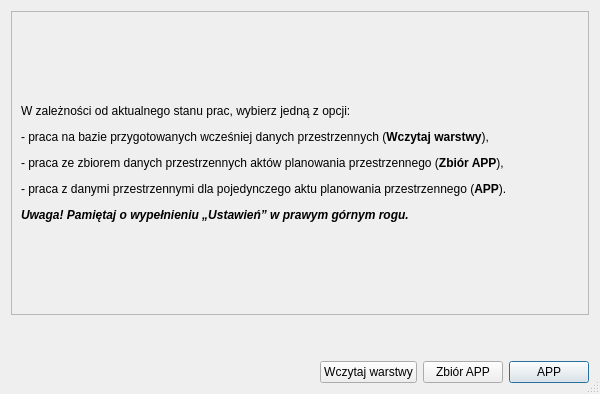
<?xml version="1.0" encoding="UTF-8"?>
<ui version="4.0">
 <class>Dialog</class>
 <widget class="QDialog" name="Dialog">
  <property name="enabled">
   <bool>true</bool>
  </property>
  <property name="geometry">
   <rect>
    <x>0</x>
    <y>0</y>
    <width>600</width>
    <height>394</height>
   </rect>
  </property>
  <property name="minimumSize">
   <size>
    <width>600</width>
    <height>300</height>
   </size>
  </property>
  <property name="windowTitle">
   <string>Dialog</string>
  </property>
  <property name="sizeGripEnabled">
   <bool>true</bool>
  </property>
  <layout class="QGridLayout" name="gridLayout_2">
   <item row="0" column="0">
    <layout class="QVBoxLayout" name="verticalLayout">
     <item>
      <widget class="QScrollArea" name="scrollArea">
       <property name="widgetResizable">
        <bool>true</bool>
       </property>
       <widget class="QWidget" name="scrollAreaWidgetContents">
        <property name="geometry">
         <rect>
          <x>0</x>
          <y>0</y>
          <width>578</width>
          <height>202</height>
         </rect>
        </property>
        <layout class="QGridLayout" name="gridLayout">
         <item row="0" column="0">
          <widget class="QLabel" name="instruction_lbl">
           <property name="frameShape">
            <enum>QFrame::NoFrame</enum>
           </property>
           <property name="text">
            <string>&lt;html&gt;&lt;head/&gt;&lt;body&gt;&lt;p&gt;W zależności od aktualnego stanu prac, wybierz jedną z opcji:&lt;/p&gt;&lt;p&gt;- praca na bazie przygotowanych wcześniej danych przestrzennych (&lt;span style=&quot; font-weight:600;&quot;&gt;Wczytaj warstwy&lt;/span&gt;),&lt;/p&gt;&lt;p&gt;- praca ze zbiorem danych przestrzennych aktów planowania przestrzennego (&lt;span style=&quot; font-weight:600;&quot;&gt;Zbiór APP&lt;/span&gt;),&lt;/p&gt;&lt;p&gt;- praca z danymi przestrzennymi dla pojedynczego aktu planowania przestrzennego (&lt;span style=&quot; font-weight:600;&quot;&gt;APP&lt;/span&gt;).&lt;/p&gt;&lt;p&gt;&lt;span style=&quot; font-weight:600; font-style:italic;&quot;&gt;Uwaga! Pamiętaj o wypełnieniu „Ustawień” w prawym górnym rogu.&lt;/span&gt;&lt;/p&gt;&lt;/body&gt;&lt;/html&gt;</string>
           </property>
           <property name="alignment">
            <set>Qt::AlignJustify|Qt::AlignVCenter</set>
           </property>
           <property name="wordWrap">
            <bool>true</bool>
           </property>
          </widget>
         </item>
        </layout>
       </widget>
      </widget>
     </item>
     <item>
      <layout class="QVBoxLayout" name="verticalLayout_2">
       <item>
        <widget class="QLabel" name="label">
         <property name="text">
          <string/>
         </property>
         <property name="pixmap">
          <pixmap resource="../../../../resources.qrc">:/plugins/wtyczka_app/img/baner_wtyczka.png</pixmap>
         </property>
         <property name="scaledContents">
          <bool>false</bool>
         </property>
         <property name="alignment">
          <set>Qt::AlignCenter</set>
         </property>
        </widget>
       </item>
       <item>
        <spacer name="verticalSpacer">
         <property name="orientation">
          <enum>Qt::Vertical</enum>
         </property>
         <property name="sizeType">
          <enum>QSizePolicy::Fixed</enum>
         </property>
         <property name="sizeHint" stdset="0">
          <size>
           <width>20</width>
           <height>20</height>
          </size>
         </property>
        </spacer>
       </item>
      </layout>
     </item>
     <item>
      <layout class="QHBoxLayout" name="horizontalLayout">
       <item>
        <spacer name="horizontalSpacer">
         <property name="orientation">
          <enum>Qt::Horizontal</enum>
         </property>
         <property name="sizeHint" stdset="0">
          <size>
           <width>40</width>
           <height>20</height>
          </size>
         </property>
        </spacer>
       </item>
       <item>
        <widget class="QPushButton" name="load_btn">
         <property name="text">
          <string>Wczytaj warstwy</string>
         </property>
        </widget>
       </item>
       <item>
        <widget class="QPushButton" name="zbior_btn">
         <property name="text">
          <string>Zbiór APP</string>
         </property>
        </widget>
       </item>
       <item>
        <widget class="QPushButton" name="app_btn">
         <property name="text">
          <string>APP</string>
         </property>
         <property name="default">
          <bool>true</bool>
         </property>
        </widget>
       </item>
      </layout>
     </item>
    </layout>
   </item>
  </layout>
 </widget>
 <connections/>
</ui>
